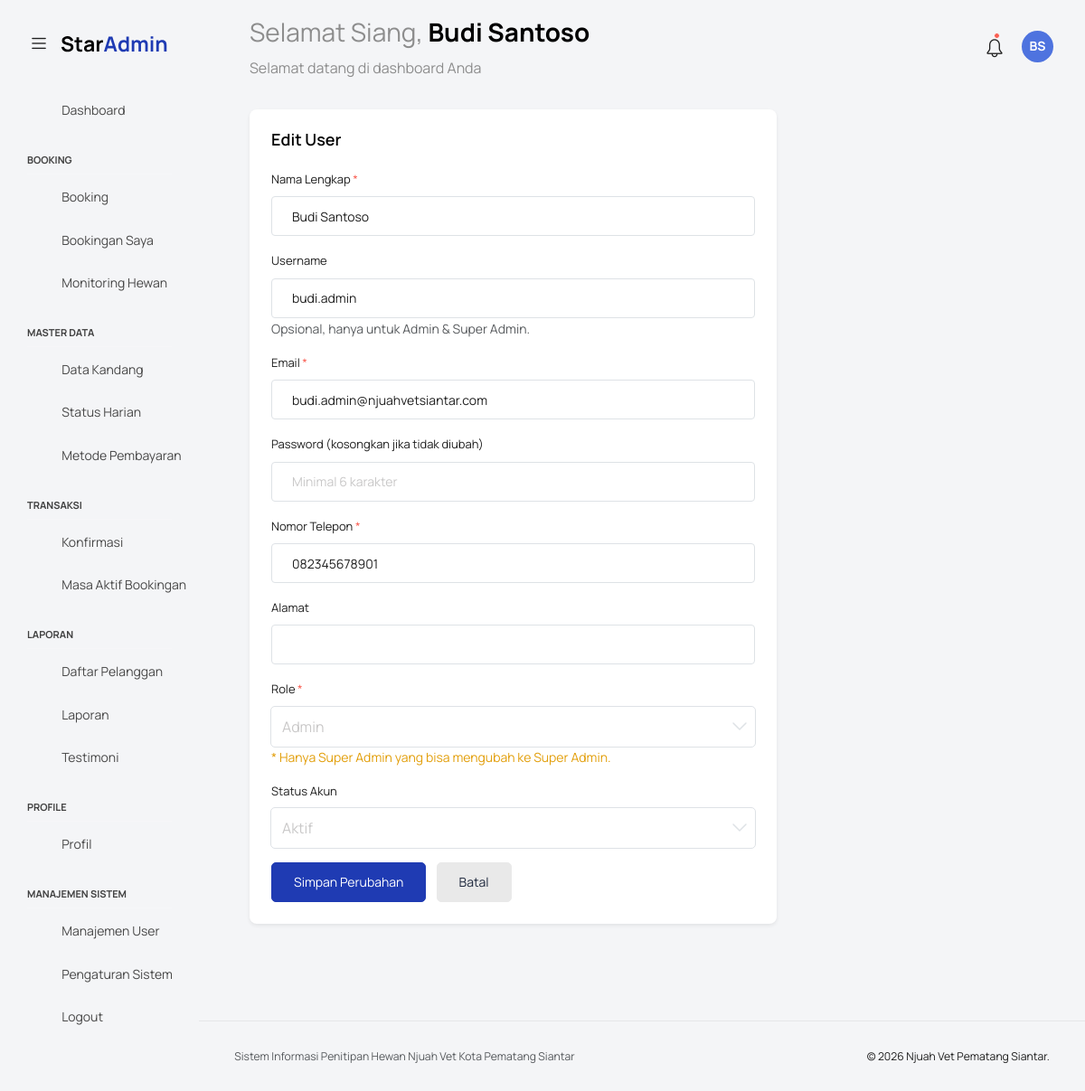
/users/edit.php?id=2 (signed in), run on the app's committed database.
### tables this page shows
CREATE TABLE `users` (
  `id_user` int(11) NOT NULL,
  `nama_lengkap` varchar(100) NOT NULL COMMENT 'Nama lengkap pengguna',
  `username` varchar(50) DEFAULT NULL COMMENT 'Username unik, wajib untuk Admin',
  `email` varchar(150) NOT NULL COMMENT 'Email untuk login & notifikasi',
  `password` varchar(255) NOT NULL COMMENT 'Password terenkripsi (bcrypt)',
  `no_telp` varchar(15) NOT NULL COMMENT 'Nomor WhatsApp / telepon aktif',
  `alamat` text DEFAULT NULL COMMENT 'Alamat lengkap (khusus Pelanggan)',
  `foto_profil` varchar(255) DEFAULT NULL COMMENT 'Path/URL foto profil',
  `role` enum('Super Admin','Admin','Pelanggan') NOT NULL DEFAULT 'Pelanggan' COMMENT 'Hak akses pengguna dalam sistem',
  `status_akun` enum('Aktif','Nonaktif') NOT NULL DEFAULT 'Aktif' COMMENT 'Status keaktifan akun',
  `created_at` datetime NOT NULL DEFAULT current_timestamp(),
  `updated_at` datetime NOT NULL DEFAULT current_timestamp() ON UPDATE current_timestamp()
);

### users/edit.php (the view, shortened to what this page needs)
<?php
require_once __DIR__ . '/../koneksi.php';
$id_user = filter_var($_GET['id'] ?? 0, FILTER_VALIDATE_INT);
$query = "SELECT * FROM users WHERE id_user = $id_user";
$res = mysqli_query($koneksi, $query);
$data = mysqli_fetch_assoc($res);
require '../templates/header.php';
require '../templates/navbar.php';
require '../templates/sidebar.php';
?>
<div class="main-panel">
    <div class="content-wrapper">
        <div class="row">
            <div class="col-md-8 grid-margin stretch-card">
                <div class="card card-rounded shadow-sm">
                    <div class="card-body">
                        <h4 class="card-title">Edit User</h4>
                        <form class="forms-sample" method="POST" action="proses.php">
                            <div class="form-group mb-3">
                                <label>Nama Lengkap <span class="text-danger">*</span></label>
                                <input type="text" name="nama_lengkap" class="form-control" value="<?= htmlspecialchars($data['nama_lengkap']); ?>" required>
                            </div>
                            <div class="form-group mb-3">
                                <label>Username</label>
                                <input type="text" name="username" class="form-control" value="<?= htmlspecialchars($data['username'] ?? ''); ?>">
                                <small class="text-muted">Opsional, hanya untuk Admin & Super Admin.</small>
                            </div>
                            <div class="form-group mb-3">
                                <label>Email <span class="text-danger">*</span></label>
                                <input type="email" name="email" class="form-control" value="<?= htmlspecialchars($data['email']); ?>" required>
                            </div>
                            <div class="form-group mb-3">
                                <label>Password (kosongkan jika tidak diubah)</label>
                                <input type="password" name="password" class="form-control" placeholder="Minimal 6 karakter">
                            </div>
                            <div class="form-group mb-3">
                                <label>Nomor Telepon <span class="text-danger">*</span></label>
                                <input type="text" name="no_telp" class="form-control" value="<?= htmlspecialchars($data['no_telp']); ?>" required>
                            </div>
                            <div class="form-group mb-3">
                                <label>Alamat</label>
                                <textarea name="alamat" class="form-control" rows="2"><?= htmlspecialchars($data['alamat'] ?? ''); ?></textarea>
                            </div>
                            <div class="form-group mb-3">
                                <label>Role <span class="text-danger">*</span></label>
                                <select name="role" class="form-select" required>
                                    <option value="Admin" <?= $data['role'] == 'Admin' ? 'selected' : ''; ?> <?= ($_SESSION['role'] != 'Super Admin' && $_SESSION['role'] != 'Admin') ? 'disabled' : ''; ?>>Admin</option>
                                </select>
                                <?php if ($_SESSION['role'] != 'Super Admin'): ?>
                                    <small class="text-warning">* Hanya Super Admin yang bisa mengubah ke Super Admin.</small>
                                <?php endif; ?>
                            </div>
                            <div class="form-group mb-3">
                                <label>Status Akun</label>
                                <select name="status_akun" class="form-select">
                                    <option value="Aktif" <?= $data['status_akun'] == 'Aktif' ? 'selected' : ''; ?>>Aktif</option>
                                </select>
                            </div>
                            <button type="submit" class="btn btn-primary text-white me-2">Simpan Perubahan</button>
                            <a href="index.php" class="btn btn-light">Batal</a>
                        </form>
                    </div>
                </div>
            </div>
        </div>
    </div>
    <?php require '../templates/footer.php'; ?>

### data on the page
users: nama_lengkap "Budi Santoso", username "budi.admin", email "budi.admin@njuahvetsiantar.com", no_telp "082345678901", role "Admin", status_akun "Aktif"

### other printed values
$sapaan "Selamat Siang"
$nama_user "Budi Santoso"
$inisial "BS"
